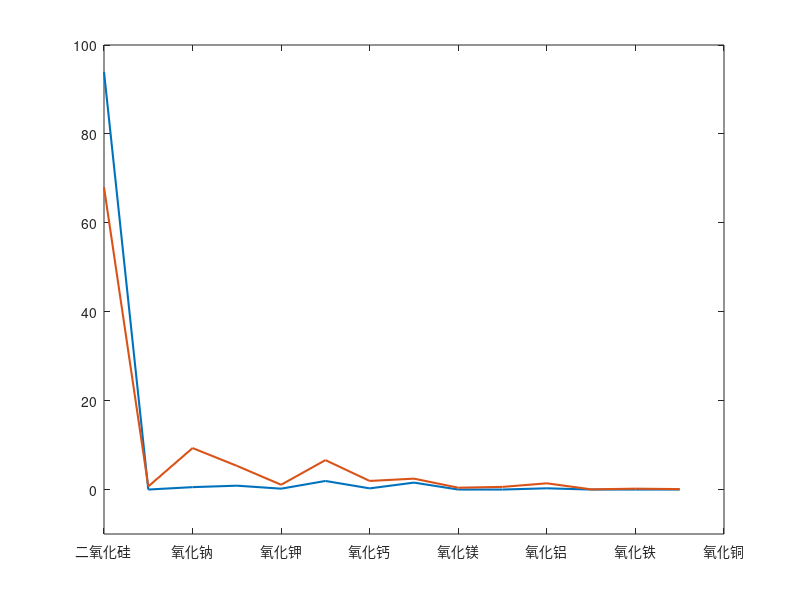
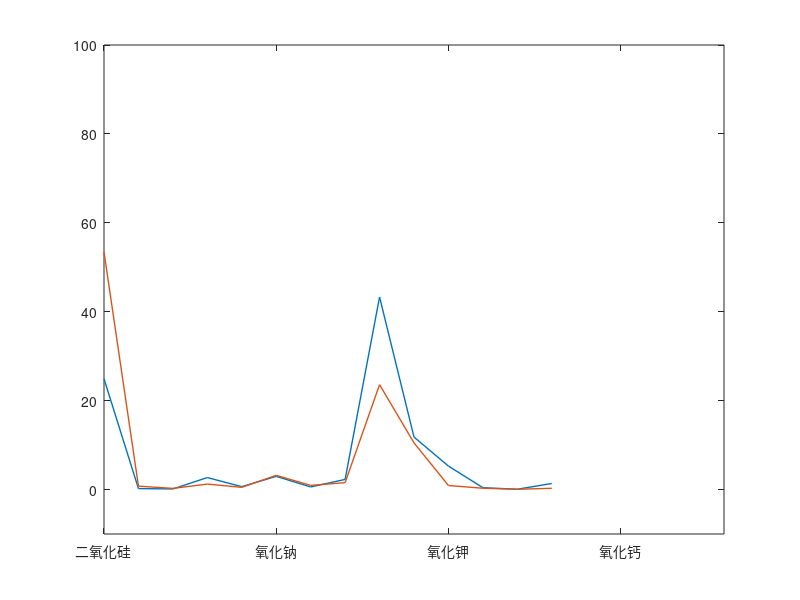
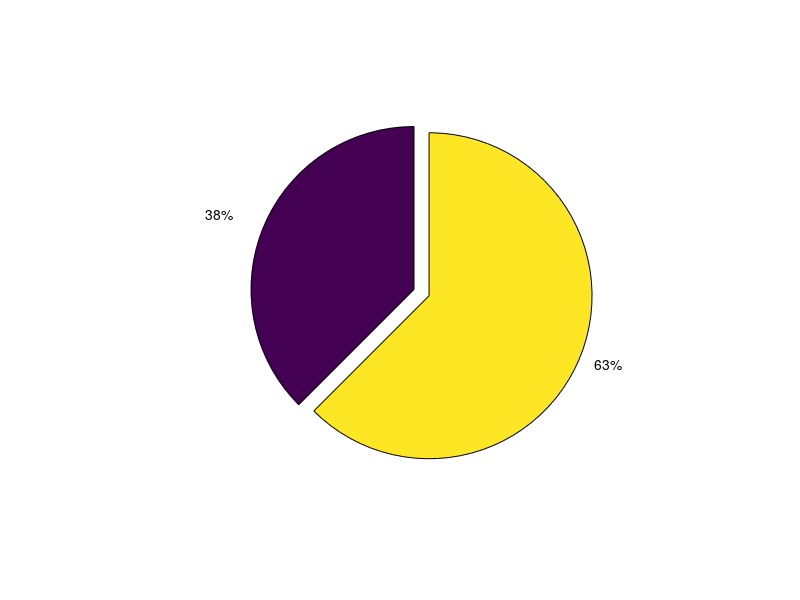
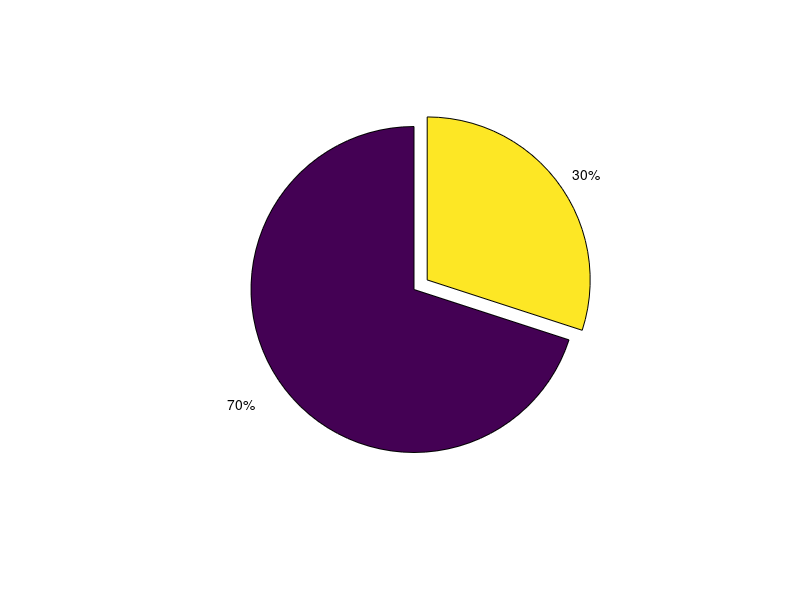

Write MATLAB code to recreate these figures, in order. (Note: this script raises an error after producing the figures.)
%有无风化化学含量统计规律
clc;
clear;
fenghua_gaojia=[92.63	0	0	1.07	0	1.98	0.17	3.24	0	0	0.61	0	0	0.00 
95.02	0	0.59	0.62	0	1.32	0.32	1.55	0	0	0.35	0	0	0.00 
96.77	0	0.92	0.21	0	0.81	0.26	0.84	0	0	0	0	0	0.00 
94.29	0	1.01	0.72	0	1.46	0.29	1.65	0	0	0.15	0	0	0.00 
92.35	0	0.74	1.66	0.64	3.5	0.35	0.55	0	0	0.21	0	0	0.00 
92.72	0	0	0.94	0.54	2.51	0.2	1.54	0	0	0.36	0	0	0.00 
];
average_of_gaojia_fenghua=sum(fenghua_gaojia)/6;
wufenghua_gaojia=[69.33	0	9.99	6.32	0.87	3.93	1.74	3.87	0	0	1.17	0	0	0.39 
87.05	0	5.19	2.01	0	4.06	0	0.78	0.25	0	0.66	0	0	0.00 
61.71	0	12.37	5.87	1.11	5.5	2.16	5.09	1.41	2.86	0.7	0.1	0	0.00 
65.88	0	9.67	7.12	1.56	6.44	2.06	2.18	0	0	0.79	0	0	0.36 
61.58	0	10.95	7.35	1.77	7.5	2.62	3.27	0	0	0.94	0.06	0	0.47 
67.65	0	7.37	0	1.98	11.15	2.39	2.51	0.2	1.38	4.18	0.11	0	0.00 
59.81	0	7.68	5.41	1.73	10.05	6.04	2.18	0.35	0.97	4.5	0.12	0	0.00 
59.01	2.86	12.53	8.7	0	6.16	2.88	4.73	0	0	1.27	0	0	0.00 
62.47	3.38	12.28	8.23	0.66	9.23	0.5	0.47	1.62	0	0.16	0	0	0.00 
65.18	2.1	14.52	8.27	0.52	6.18	0.42	1.07	0.11	0	0	0.04	0	0.00 
79.46	0	9.42	0	1.53	3.05	0	0	0	0	1.36	0.07	2.36	0.00 
76.68	0	0	4.71	1.22	6.19	2.37	3.28	1	1.97	1.1	0	0	0.00 
];
average_of_gaojia_wufenghua=sum(wufenghua_gaojia)/12;

fenghua_qianbei=[36.28	0	1.05	2.34	1.18	5.73	1.86	0.26	47.43	0	3.57	0.19	0	0.00 
20.14	0	0	1.48	0	1.34	0	10.41	28.68	31.23	3.59	0.37	0	2.58 
4.61	0	0	3.19	0	1.11	0	3.14	32.45	30.62	7.56	0.53	0	15.03 
33.59	0	0.21	3.51	0.71	2.69	0	4.93	25.39	14.61	9.38	0.37	0	0.00 
29.64	0	0	2.93	0.59	3.57	1.33	3.51	42.82	5.35	8.83	0.19	0	0.00 
19.79	0	0	1.44	0	0.7	0	10.57	29.53	32.25	3.13	0.45	0	1.96 
3.72	0	0.4	3.01	0	1.18	0	3.6	29.92	35.45	6.04	0.62	0	15.95 
35.78	0	0.25	0.78	0	1.62	0.47	1.51	46.55	10	0.34	0.22	0	0.00 
39.57	2.22	0.14	0.37	0	1.6	0.32	0.68	41.61	10.83	0.07	0.22	0	0.00 
32.93	1.38	0	0.68	0	2.57	0.29	0.73	49.31	9.79	0.48	0.41	0	0.00 
26.25	0	0	1.11	0	0.5	0	0.88	61.03	7.22	1.16	0.61	0	0.00 
16.71	0	0	1.87	0	0.45	0.19	0	70.21	6.69	1.77	0.68	0	0.00 
18.46	0	0.44	4.96	2.73	3.33	1.79	0.19	44.12	9.76	7.46	0.47	0	0.00 
12.41	0	0	5.24	0.89	2.25	0.76	5.35	59.85	7.29	0	0.64	0	0.00 
21.7	0	0	6.4	0.95	3.41	1.39	1.51	44.75	3.26	12.83	0.47	0	0.00 
53.33	0.8	0.32	2.82	1.54	13.65	1.03	0	15.71	7.31	1.1	0.25	1.31	0.00 
28.79	0	0	4.58	1.47	5.38	2.74	0.7	34.18	6.1	11.1	0.46	0	0.00 
17.98	0	0	3.19	0.47	1.87	0.33	1.13	44	14.2	6.34	0.66	0	0.00 
24.61	0	0	3.58	1.19	5.25	1.19	1.37	40.24	8.94	8.1	0.39	0.47	0.00 
21.35	0	0	5.13	1.45	2.51	0.42	0.75	51.34	0	8.75	0	0	0.00 
25.74	1.22	0	2.27	0.55	1.16	0.23	0.7	47.42	8.64	5.71	0.44	0	0.00 
22.28	0	0.32	3.19	1.28	4.15	0	0.83	55.46	7.04	4.24	0.88	0	0.00 
17.11	0	0	0	1.11	3.65	0	1.34	58.46	0	14.13	1.12	0	0.00 
29.15	0	0	1.21	0	1.85	0	0.79	41.25	15.45	2.54	0	0	0.00 
25.42	0	0	1.31	0	2.18	0	1.16	45.1	17.3	0	0	0	0.00 
30.39	0	0.34	3.49	0.79	3.52	0.86	3.13	39.35	7.66	8.99	0.24	0	0.00 
];
average_of_qianbei_fenghua=sum(fenghua_qianbei)/26;

wufenghua_qianbei=[37.36	0	0.71	0	0	5.45	1.51	4.78	9.3	23.55	5.75	0	0	0.00 
31.94	0	0	0.47	0	1.59	0	8.46	29.14	26.23	0.14	0.91	0	0.00 
34.34	0	1.41	4.49	0.98	4.35	2.12	0	39.22	10.29	0	0.35	0.4	0.00 
36.93	0	0	4.24	0.51	3.86	2.74	0	37.74	10.35	1.41	0.48	0.44	0.00 
65.91	0	0	1.6	0.89	3.11	4.59	0.44	16.55	3.42	1.62	0.3	0	0.00 
69.71	0	0.21	0.46	0	2.36	1	0.11	19.76	4.88	0.17	0	0	0.00 
75.51	0	0.15	0.64	1	2.35	0	0.47	16.16	3.55	0.13	0	0	0.00 
65.91	0	0	0.38	0	1.44	0.17	0.16	22.05	5.68	0.42	0	0	0.00 
60.12	0	0.23	0.89	0	2.72	0	3.01	17.24	10.34	1.46	0.31	0	3.66 
61.28	2.66	0.11	0.84	0.74	5	0	0.53	15.99	10.96	0	0.23	0	0.00 
55.21	0	0.25	0	1.67	4.79	0	0.77	25.25	10.06	0.2	0.43	0	0.00 
51.54	4.66	0.29	0.87	0.61	3.06	0	0.65	25.4	9.23	0.1	0.85	0	0.00 
49.01	2.71	0	1.13	0	1.45	0	0.86	32.92	7.95	0.35	0	0	0.00 
];
average_of_wufenghua_qianbei=sum(wufenghua_qianbei)/13;

figure(1);
x=0:1:13;
plot(x,average_of_gaojia_fenghua,'LineWidth',1.5)
hold on;
plot(x,average_of_gaojia_wufenghua,'LineWidth',1.5);
axis([0,14,-10,100]);
set(gca,'XTickLabel',{'二氧化硅'	'氧化钠'	'氧化钾'	'氧化钙'	'氧化镁'	'氧化铝'	'氧化铁'	'氧化铜'	'氧化铅'	'氧化钡'	'五氧化二磷'	'氧化锶'	'氧化锡'	'二氧化硫'
});

figure(2);
x=0:1:13;
plot(x,average_of_qianbei_fenghua,'LineWidth',1)
hold on;
plot(x,average_of_wufenghua_qianbei,'LineWidth',1);
axis([0,18,-10,100]);
set(gca,'XTickLabel',{'二氧化硅'	'氧化钠'	'氧化钾'	'氧化钙'	'氧化镁'	'氧化铝'	'氧化铁'	'氧化铜'	'氧化铅'	'氧化钡'	'五氧化二磷'	'氧化锶'	'氧化锡'	'二氧化硫'
});

figure(3);
x=[6,10];
explode=[0,1];
pie(x,explode);

figure(4);
y=[28,12];
explode=[0,1];
pie(y,explode);

figure(5);
x=0:1:13;
plot(x,average_of_gaojia_fenghua,'LineWidth',1.5)
hold on;
plot(x,average_of_qianbei_fenghua,'LineWidth',1.5);
axis([0,18,-10,100]);
set(gca,'XTickLabel',{'二氧化硅'	'氧化钠'	'氧化钾'	'氧化钙'	'氧化镁'	'氧化铝'	'氧化铁'	'氧化铜'	'氧化铅'	'氧化钡'	'五氧化二磷'	'氧化锶'	'氧化锡'	'二氧化硫'
});

figure(5);
x=0:1:13;
plot(x,average_of_gaojia_fenghua,'LineWidth',1.5)
hold on;
plot(x,average_of_qianbei_fenghua,'LineWidth',1.5);
axis([0,13,-10,100]);
set(gca,'XTick',[0:1:13]);
set(gca,'XTickLabelRotation',45);
set(gca,'XTickLabel',{'二氧化硅'	'氧化钠'	'氧化钾'	'氧化钙'	'氧化镁'	'氧化铝'	'氧化铁'	'氧化铜'	'氧化铅'	'氧化钡'	'五氧化二磷'	'氧化锶'	'氧化锡'	'二氧化硫'
});
xlabel('化合物');
ylabel('含量%');
title('风化的高钾玻璃和铅钡玻璃各化学成分含量平均值对比折线图');
legend('风化的高钾玻璃各化学成分含量平均值折线图','风化的铅钡玻璃各化学成分含量平均值折线图');

figure(5);
x=0:1:13;
plot(x,average_of_gaojia_wufenghua,'LineWidth',1.5)
hold on;
plot(x,average_of_wufenghua_qianbei,'LineWidth',1.5);
axis([0,13,-10,100]);
set(gca,'XTick',[0:1:13]);
set(gca,'XTickLabelRotation',45);
set(gca,'XTickLabel',{'二氧化硅'	'氧化钠'	'氧化钾'	'氧化钙'	'氧化镁'	'氧化铝'	'氧化铁'	'氧化铜'	'氧化铅'	'氧化钡'	'五氧化二磷'	'氧化锶'	'氧化锡'	'二氧化硫'
});
xlabel('化合物');
ylabel('含量%');
title('无风化的高钾玻璃和铅钡玻璃各化学成分含量平均值对比折线图');
legend('无风化的高钾玻璃各化学成分含量平均值折线图','无风化的铅钡玻璃各化学成分含量平均值折线图');

subplot(2,1,1);
x=0:1:13;
plot(x,average_of_gaojia_fenghua,'LineWidth',1.5)
hold on;
plot(x,average_of_qianbei_fenghua,'LineWidth',1.5);
hold on;
axis([0,13,-10,100]);
set(gca,'XTick',[0:1:13]);
set(gca,'XTickLabelRotation',45);
set(gca,'XTickLabel',{'二氧化硅'	'氧化钠'	'氧化钾'	'氧化钙'	'氧化镁'	'氧化铝'	'氧化铁'	'氧化铜'	'氧化铅'	'氧化钡'	'五氧化二磷'	'氧化锶'	'氧化锡'	'二氧化硫'
});
xlabel('化合物');
ylabel('含量%');
title('风化的高钾玻璃和铅钡玻璃各化学成分含量平均值对比折线图');
legend('风化的高钾玻璃各化学成分含量平均值折线图','风化的铅钡玻璃各化学成分含量平均值折线图');

subplot(2,1,2);
x=0:1:13;
plot(x,average_of_gaojia_wufenghua,'LineWidth',1.5)
hold on;
plot(x,average_of_wufenghua_qianbei,'LineWidth',1.5);
axis([0,13,-10,100]);
set(gca,'XTick',[0:1:13]);
set(gca,'XTickLabelRotation',45);
set(gca,'XTickLabel',{'二氧化硅'	'氧化钠'	'氧化钾'	'氧化钙'	'氧化镁'	'氧化铝'	'氧化铁'	'氧化铜'	'氧化铅'	'氧化钡'	'五氧化二磷'	'氧化锶'	'氧化锡'	'二氧化硫'
});
xlabel('化合物');
ylabel('含量%');
title('无风化的高钾玻璃和铅钡玻璃各化学成分含量平均值对比折线图');
legend('无风化的高钾玻璃各化学成分含量平均值折线图','无风化的铅钡玻璃各化学成分含量平均值折线图');